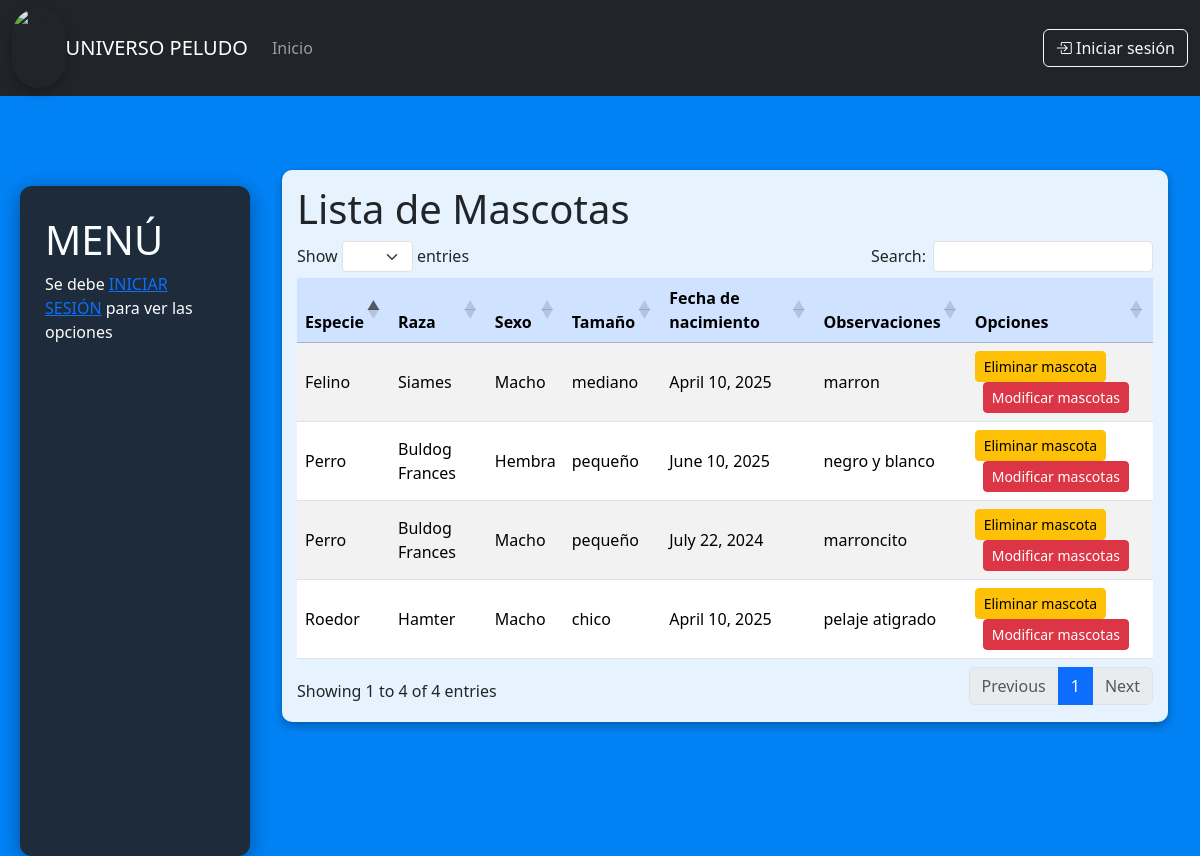
Screenshot of /listar_mascotas/ with the database file from the repository.
### apps/core/models.py (models this page shows, shortened)
class Mascotas(models.Model):
    raza = models.ForeignKey(Raza, on_delete=models.SET_NULL, null=True, blank=True, related_name="raza")
    sexo = models.CharField(max_length= 6, choices = SEXO_CHOICES)
    tamanio = models.CharField(max_length=80)
    observaciones = models.CharField(max_length=200)
    fecha_nac = models.DateField()
    created_at = models.DateTimeField(auto_now_add=True)
    updated_at = models.DateTimeField(auto_now=True)

class Raza(models.Model):
    especie = models.ForeignKey(Especie, on_delete=models.SET_NULL, null=True, blank=True, related_name="especie")
    nombre = models.CharField(max_length=80)
    def __str__(self):
        return f"{self.nombre}"

class Especie(models.Model):
    nombre = models.CharField(max_length=80)
    descripcion = models.TextField(default="")
    def __str__(self):
        return f"{self.nombre}"

### apps/core/views.py (the view)
# urls.py: path('listar_mascotas/', ListarMascotas.as_view(), name='listar_mascotas'),
class ListarMascotas(ListView):
    model=Mascotas
    template_name='mascotas/listaMascotas.html'

### apps/core/templates/mascotas/listaMascotas.html
{% extends 'base.html' %}
{% block content %}
  <div class="table-responsive">
    <h1>Lista de Mascotas</h1>
    <table id="tablaUP" class="table table-striped table-hover align-middle">
      <thead class="table-primary">
        <tr>
          <th>Especie</th>
          <th>Raza</th>
          <th>Sexo</th>
          <th>Tamaño</th>
          <th>Fecha de nacimiento</th>
          <th>Observaciones</th>
          <th>Opciones</th>
        </tr>
      </thead>
      <tbody>
        {% for mascota in mascotas_list %}
          <tr>
            <td>{{mascota.raza.especie}}</td>
            <td>{{mascota.raza}}</td>
            <td>{{mascota.sexo}}</td>
            <td>{{mascota.tamanio}}</td>
            <td>{{mascota.fecha_nac}}</td>
            <td>{{mascota.observaciones}}</td>
            <td>
              <a href="{% url 'eliminar_mascotas' mascota.pk %}"class="btn btn-sm btn-warning">Eliminar mascota</a>
              <a href="{% url 'modificar_mascotas' mascota.pk %}"class="btn btn-sm btn-danger ms-2">Modificar mascotas</a>
            </td>
          </tr>
        {% endfor %}
      </tbody>
    </table>
  </div>
{% endblock %}

### static/css/mis_css.css (style rules this page uses)
.table-responsive { background-color: rgba(255, 255, 255, 0.9); padding: 15px; border-radius: 10px; box-shadow: 0 4px 10px rgba(0,0,0,0.3); }
table th, table td { font-size: 1rem; color: #000; }

### apps/core/templates/base.html (style rules this page uses)
body { background-color: #0082f5; }

### rows the page displays
Mascotas: raza.especie "Perro", raza "Buldog Frances", sexo "Hembra", tamanio "pequeño", fecha_nac "June 10, 2025", observaciones "negro y blanco"
Mascotas: raza.especie "Felino", raza "Siames", sexo "Macho", tamanio "mediano", fecha_nac "April 10, 2025", observaciones "marron"
Mascotas: raza.especie "Roedor", raza "Hamter", sexo "Macho", tamanio "chico", fecha_nac "April 10, 2025", observaciones "pelaje atigrado"
Mascotas: raza.especie "Perro", raza "Buldog Frances", sexo "Macho", tamanio "pequeño", fecha_nac "July 22, 2024", observaciones "marroncito"
